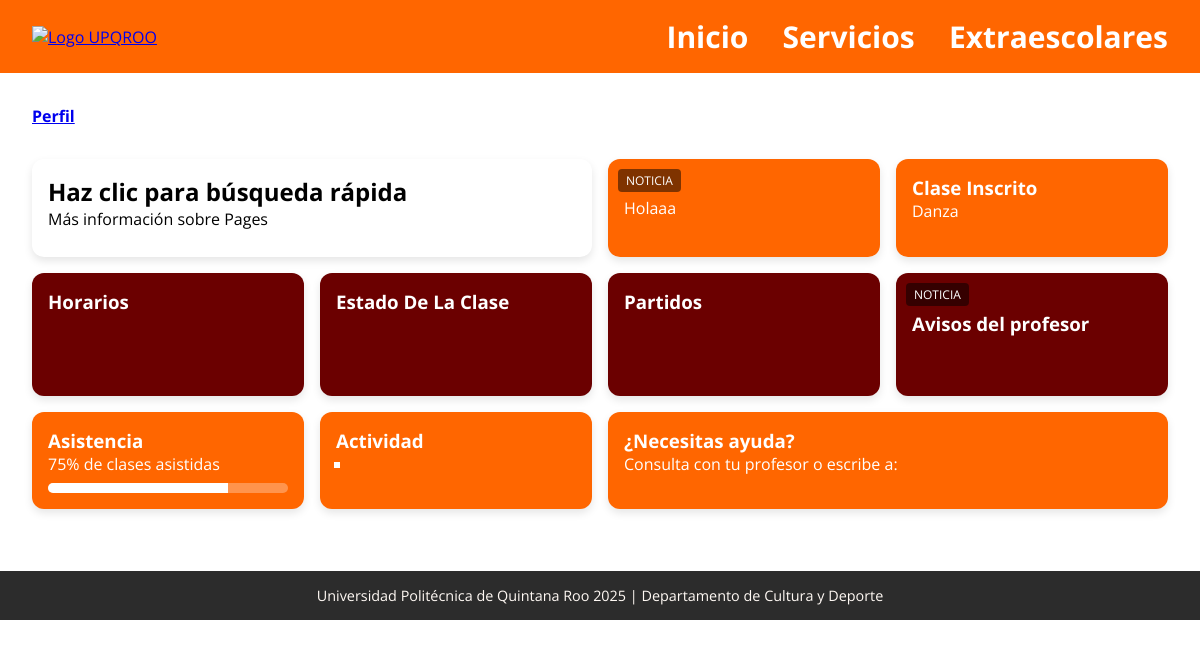
Before: /alumnos.php (signed in) with the older database file.
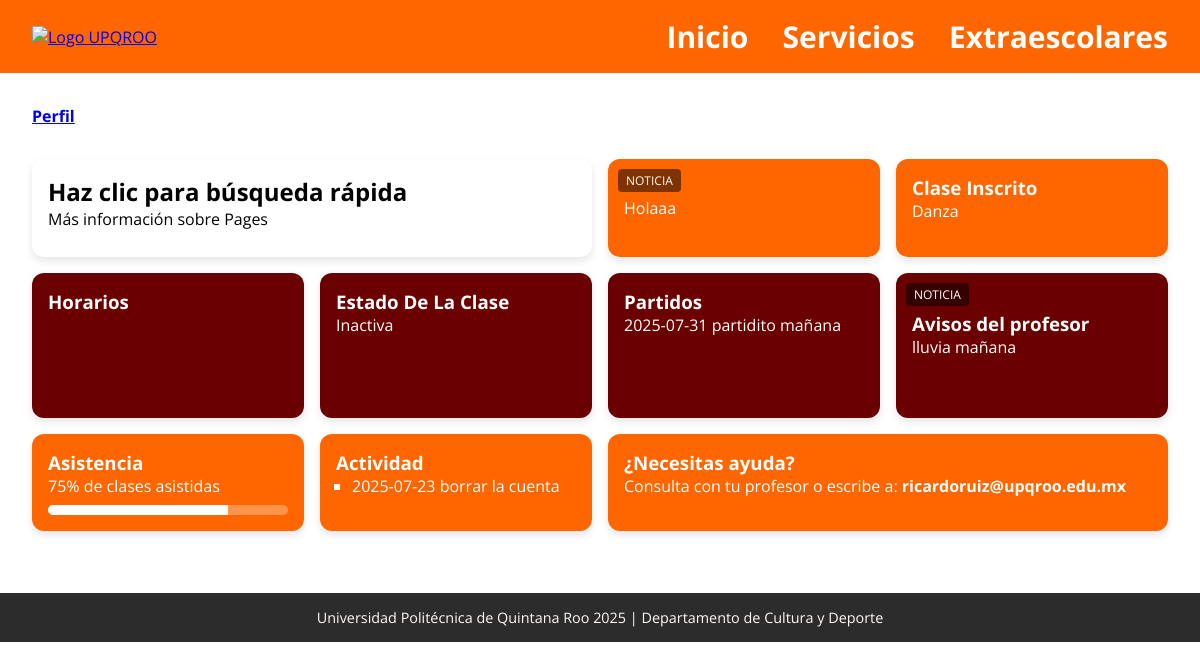
After: the same page with the newer database file.
### tables this page shows
CREATE TABLE `extraescolar` (
  `id` int(11) NOT NULL,
  `Nombre` varchar(25) NOT NULL,
  `Profesor` varchar(50) NOT NULL
);

CREATE TABLE `avisos` (
  `id` int(11) NOT NULL,
  `id_extraescolar` int(11) NOT NULL,
  `aviso` varchar(255) NOT NULL,
  `fecha_act` date DEFAULT NULL,
  `actividad` varchar(255) NOT NULL,
  `fecha` date NOT NULL,
  `partido` varchar(255) NOT NULL,
  `estado` enum('Activa','Inactiva') NOT NULL
);

CREATE TABLE `profesores` (
  `id` int(11) NOT NULL,
  `id_extraescolar` int(11) NOT NULL,
  `apellidoP` varchar(20) NOT NULL,
  `apellidoM` varchar(20) NOT NULL,
  `nombre` varchar(20) NOT NULL,
  `correo` varchar(30) NOT NULL
);

### alumnos.php (the view, shortened to what this page needs)
<?php
include("Conexion.php");
$id = $_SESSION['id'];
$query = mysqli_query($conn, "SELECT * FROM alumnos WHERE id = $id");
$datos = mysqli_fetch_assoc($query);
$extra = $datos["id_extraescolar"];
$query2 = mysqli_query($conn, "SELECT * FROM avisos WHERE id_extraescolar = $extra");
$datos2 = mysqli_fetch_assoc($query2);
$query3 = mysqli_query($conn, "SELECT * FROM extraescolar WHERE id = $extra");
$datos3 = mysqli_fetch_assoc($query3);
$query4 =  mysqli_query($conn,"SELECT * FROM profesores WHERE id_extraescolar = $extra");
$datos4 = mysqli_fetch_assoc($query4);
?>
<!DOCTYPE html>
<html lang="en">
<head>
    <link rel="stylesheet" href="./Estilos/alumnos.css?=v1">
</head>
<body>
  <header class="barra-superior">
    <div class="contenedor-barra">
      <a href="index.html"><img src="https://upqroo.edu.mx/wp-content/uploads/2020/11/2UPQROO-logo.png" alt="Logo UPQROO" class="logo"></a>
      <nav class="menu-navegacion">
        <a href="IniciarSesion.html">Inicio</a>
        <a href="Inscripcion.html">Servicios</a>
        <a href="Deportes.html">Extraescolares</a>
      </nav>
    </div>
  </header>
  <main class="contenido">
    <header class="encabezado">
      <a class="usuario" href="Usuario.php">Perfil</a>
    </header>
      <section class="tarjetas">
        <div class="tarjeta grande fondo-imagen">
          <h2>Haz clic para búsqueda rápida</h2>
          <p>Más información sobre Pages</p>
        </div>
        <div class="tarjeta mediana fondo-naranja">
          <div class="etiqueta">NOTICIA</div>
          <br>
          <p>Holaaa</p>
            <br>
        </div>
        <div class="tarjeta mediana fondo-naranja">
          <h3>Clase Inscrito</h3>
          <p><?php echo $datos3['Nombre'] ?></p>
        </div>
        <div class="tarjeta mediana fondo-vino">
            <h3>Horarios</h3>
        </div>
        <div class="tarjeta mediana fondo-vino">
            <h3>Estado De La Clase</h3>
            <p><?php echo $datos2['estado'] ?></p>
            <br>
            <br>
        </div>
        <div class="tarjeta mediana fondo-vino">
            <h3>Partidos</h3>
            <p><?php echo $datos2['fecha']?> <?php echo $datos2['partido'] ?></p>
            <br>
            <br>
        </div>
        <div class="tarjeta mediana fondo-vino">
            <div class="etiqueta">NOTICIA</div>
            <br>
            <h3>Avisos del profesor</h3>
            <p><?php echo $datos2['aviso']?></p>
            <br>
            <br>
        </div>
        <div class="tarjeta mediana fondo-naranja">
          <h3>Asistencia</h3>
          <p>75% de clases asistidas</p>
          <div class="barra-progreso">
            <div class="progreso" style="width: 75%;"></div>
          </div>
        </div>
        <div class="tarjeta mediana fondo-naranja">
          <h3>Actividad</h3>
          <ul>
            <li><?php echo $datos2['fecha_act']?> <?php echo $datos2['actividad']?></li>
          </ul>
        </div>
        <div class="tarjeta grande fondo-naranja">
          <h3>¿Necesitas ayuda?</h3>
          <p>Consulta con tu profesor o escribe a: <strong><?php echo $datos4['correo']?></strong></p>
        </div>
      </section>
    </main>
  <footer>
    Universidad Politécnica de Quintana Roo 2025 | Departamento de Cultura y Deporte
  </footer>
</body>
</html>

### Estilos/alumnos.css (style rules this page uses)
* { box-sizing: border-box; margin: 0; padding: 0; font-family: "Open Sans", sans-serif; }
body { margin: 0; font-family: 'Segoe UI', sans-serif; }
.barra-superior { background-color: #FF6600; color: white; width: 100vw; margin: 0; padding: 1rem 2rem; display: flex; justify-content: space-between; align-items: center; box-sizing: border-box; }
.contenedor-barra { width: 100%; display: flex; align-items: center; justify-content: space-between; }
.logo { height: 60px; }
.menu-navegacion a { color: white; text-decoration: none; margin-left: 30px; font-weight: bold; font-size: 30px; }
.contenido { flex: 1; padding: 2rem; }
.encabezado { display: flex; justify-content: space-between; align-items: center; margin-bottom: 2rem; }
.usuario { font-weight: bold; }
.tarjetas { display: grid; grid-template-columns: repeat(auto-fit, minmax(250px, 1fr)); gap: 1rem; }
.tarjeta { padding: 1rem; border-radius: 12px; color: white; position: relative; }
.mediana { grid-column: span 1; }
.grande { grid-column: span 2; }
.fondo-imagen { background-image: url('https://encrypted-tbn0.gstatic.com/images?q=tbn:ANd9GcT2SkosuBWRffVnvcbITRbIatlTwyINP4IEeQ&s'); background-size: cover; background-position: center; color: rgb(0, 0, 0); }
.fondo-naranja { background-color: #FF6600; }
.fondo-vino { background-color: #6B0000; }
.etiqueta { font-size: 0.75rem; background-color: rgba(0,0,0,0.5); padding: 0.2rem 0.5rem; border-radius: 4px; position: absolute; top: 10px; left: 10px; }
footer { text-align: center; background-color: #2c2c2c; color: #FFF9F4; padding: 15px; margin-top: 30px; font-size: 0.9rem; }
.tarjeta { box-shadow: 0 4px 8px rgba(0,0,0,0.1); transition: transform 0.2s ease, box-shadow 0.2s ease; }
.tarjeta li { margin-left: 1rem; margin-bottom: 0.3rem; list-style-type: square; }
.barra-progreso { background-color: rgba(255,255,255,0.3); border-radius: 10px; overflow: hidden; height: 10px; margin-top: 0.5rem; }
.progreso { background-color: white; height: 100%; width: 0%; transition: width 0.5s; }

Changed rows visible on the page:
added avisos: estado "Inactiva", fecha "2025-07-31", partido "partidito mañana", aviso "lluvia mañana", fecha_act "2025-07-23", actividad "borrar la cuenta"
added profesores: correo "ricardoruiz@upqroo.edu.mx"
